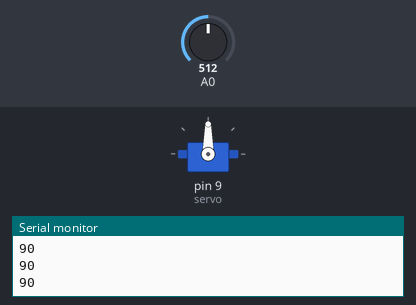
Recording of a sketch running on a simulated Arduino Uno, built with avr-gcc and run on an emulated ATmega328P. Shown: servo, the last lines printed to the serial monitor. The inputs (shaded band) are chosen by the test bench; at power-on: A0 = 512.

Above: at 1.2 s.
1.3 s: A0 set to 716
At 2.4 s:
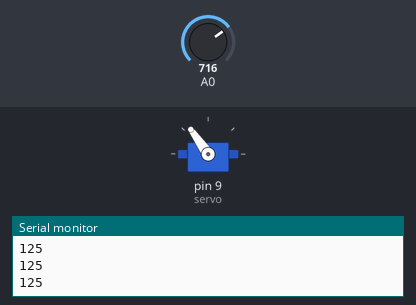
2.8 s: A0 set to 900
At 3.9 s:
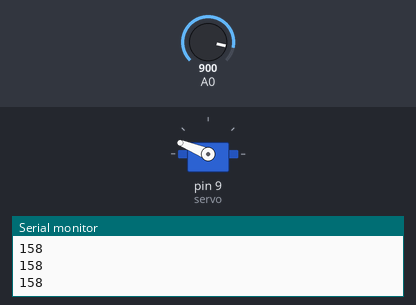
4.3 s: A0 set to 1023
At 4.7 s:
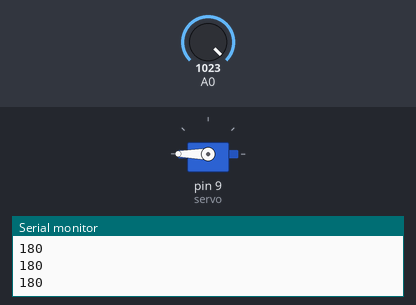
5.8 s: A0 set to 306
At 6.2 s:
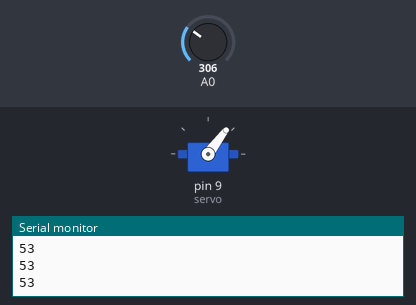
7.3 s: A0 set to 122
At 8.5 s:
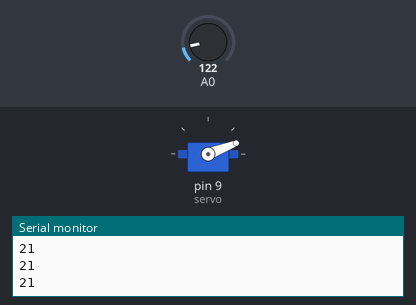
8.8 s: A0 set to 0
At 9.4 s:
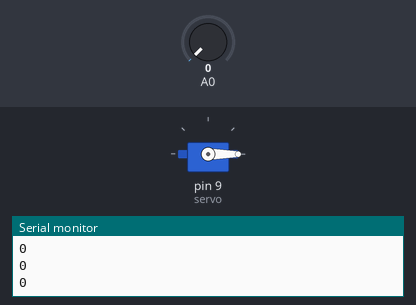
Timing chart, 0 to 11.3 s (numbered marks = the images above; inputs shaded):
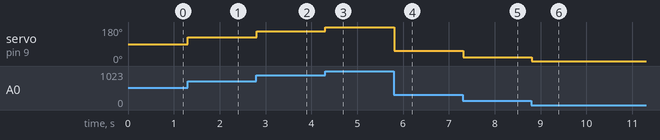

Measured:
- after the input at 1.3 s, servo on pin 9 (servo): 90° → 125° at once
- after the input at 2.8 s, servo on pin 9 (servo): 125° → 158° at once
- after the input at 4.3 s, servo on pin 9 (servo): 158° → 180° at once
- after the input at 5.8 s, servo on pin 9 (servo): 180° → 53° at once
- after the input at 7.3 s, servo on pin 9 (servo): 53° → 21° at once
- after the input at 8.8 s, servo on pin 9 (servo): 21° → 0° at once

The sketch:

sketch.ino
```cpp
#include <Servo.h>
Servo servo;
void setup(){servo.attach(9);Serial.begin(9600);}
void loop(){int x=analogRead(A0);int angle=map(x,0,1023,0,180);servo.write(angle);Serial.println(angle);delay(20);}
```
